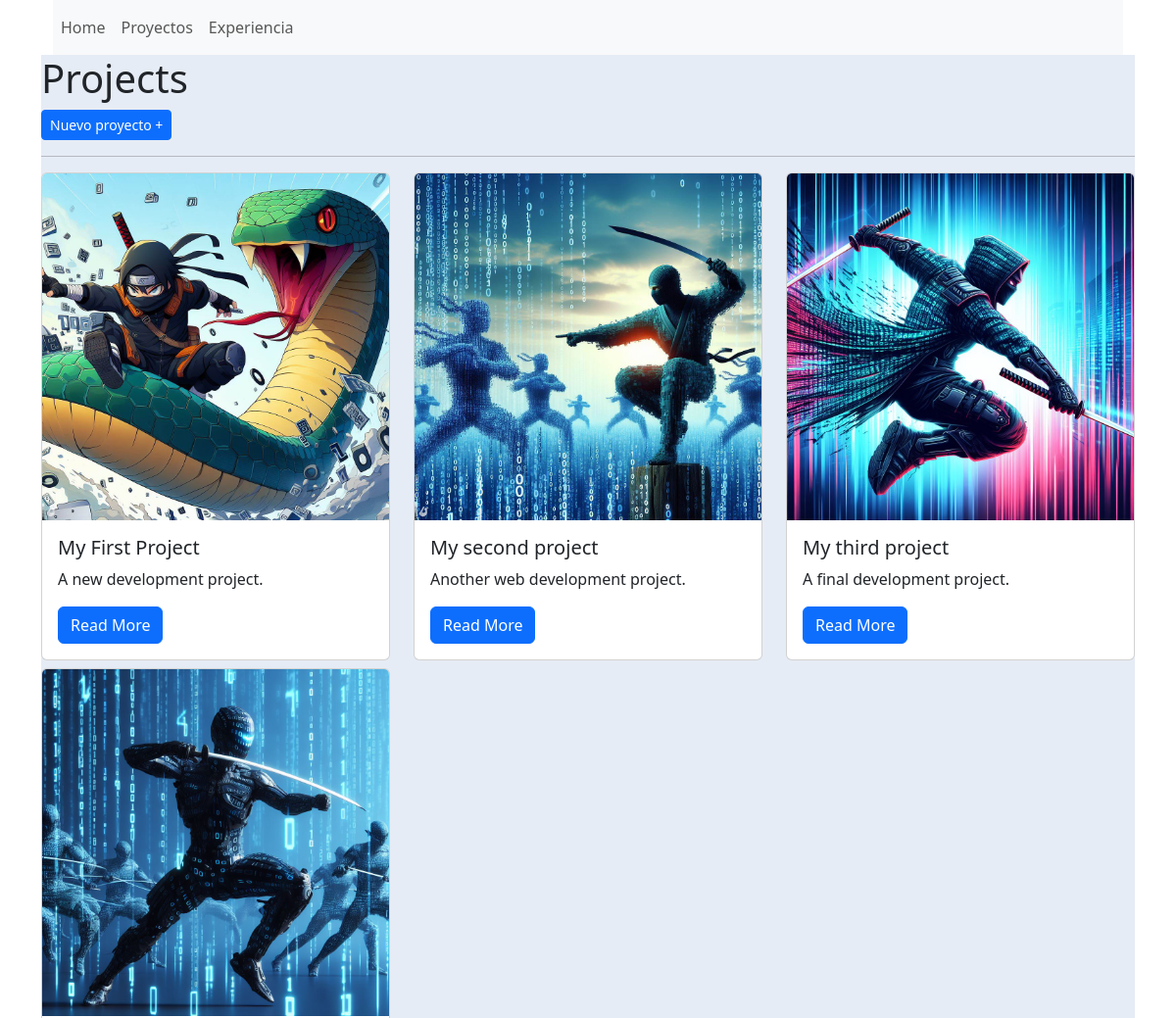
The page /projects/ (upper part) on the database as committed earlier.
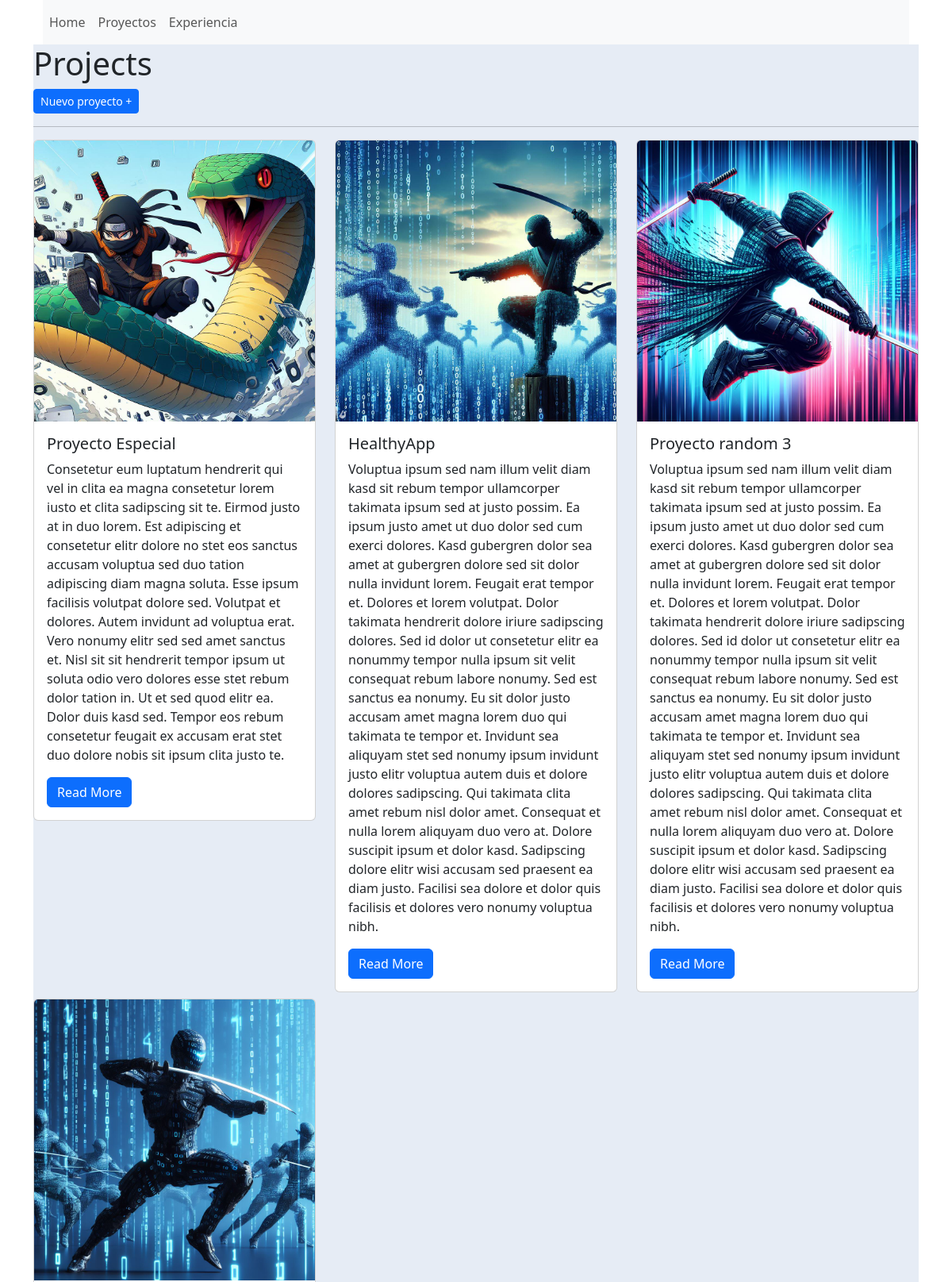
The same page on the database as committed later.
### projects/models.py (models this page shows)
class Project(models.Model):
    title = models.CharField(max_length=100)
    description = models.TextField()
    tags = models.CharField(max_length=100)
    image = models.FileField(upload_to="project_images/", blank=True)
    persona = models.ForeignKey(
        "Persona",
        on_delete=models.CASCADE,
        null=True,
    )

### projects/views.py (the view)
# urls.py: path("", views.project_index, name="project_index"),
def project_index(request):
    projects = Project.objects.all()
    context = {"projects": projects}
    return render(request, "projects/project_index.html", context)

### projects/templates/projects/project_index.html
{% extends "base.html" %}
{% block page_content %}
<h1>Projects</h1>
<div><button type="button" class="btn btn-primary btn-sm"> <a class="nav-link" href="/projects/new">Nuevo proyecto +</a></button></div>
<hr class="hr hr-blurry" />
<div class="row">
{% for project in projects %}
    <div class="col-md-4">
        <div class="card mb-2">
            {% if project.image %}
                <img class="card-img-top" src="{{ project.image.url }}">
            {% endif %}
            <div class="card-body">
                <h5 class="card-title">{{ project.title }}</h5>
                <p class="card-text">{{ project.description }}</p>
                <a href="{% url 'project_detail' project.pk %}"
                   class="btn btn-primary">
                    Read More
                </a>
            </div>
        </div>
    </div>
    {% endfor %}
</div>
{% endblock %}

### templates/base.html (shortened to what this page needs)
<!DOCTYPE html>
<html lang="en">
<head>
    <link
        href="https://cdn.jsdelivr.net/npm/bootstrap@5.3.1/dist/css/bootstrap.min.css"
        rel="stylesheet"
    >
</head>
<body class="container">
<div class="container">
<nav class="navbar navbar-expand-lg bg-body-tertiary">
    <div class="collapse navbar-collapse" id="navbarSupportedContent">
        <ul class="navbar-nav mr-auto">
          <li class="nav-item active">
            <a class="nav-link" href="/">Home</span></a>
          </li>
          <li class="nav-item">
            <a class="nav-link" href="/projects">Proyectos</a>
          </li>
          <li class="nav-item">
            <a class="nav-link" href="/experience">Experiencia</a>
          </li>
          </ul>
</nav>
</div>
<main id="contenido">
{% block page_content %}{% endblock page_content %}
</main>
</body>
</html>

### templates/base.html (style rules this page uses)
#contenido { background-color: #e6ecf5; }

Rows that differ between the two databases and show on the page:
changed Project: title "My First Project" → "Proyecto Especial"; description "A new development project." → "Consetetur eum luptatum hendrerit qui vel in clita ea magna consetetur lorem iusto et clita sadipscing sit te. Eirmod justo at in duo lorem. Est adipiscing et consetetur elitr dolore no stet eos sanctus accusam voluptua sed duo tation adipiscing diam magna soluta. Esse ipsum facilisis volutpat dolore sed. Volutpat et dolores. Autem invidunt ad voluptua erat. Vero nonumy elitr sed sed amet sanctus et. Nisl sit sit hendrerit tempor ipsum ut soluta odio vero dolores esse stet rebum dolor tation in. Ut et sed quod elitr ea. Dolor duis kasd sed. Tempor eos rebum consetetur feugait ex accusam erat stet duo dolore nobis sit ipsum clita justo te."
changed Project: title "My second project" → "HealthyApp"; description "Another web development project." → "Voluptua ipsum sed nam illum velit diam kasd sit rebum tempor ullamcorper takimata ipsum sed at justo possim. Ea ipsum justo amet ut duo dolor sed cum exerci dolores. Kasd gubergren dolor sea amet at gubergren dolore sed sit dolor nulla invidunt lorem. Feugait erat tempor et. Dolores et lorem volutpat. Dolor takimata hendrerit dolore iriure sadipscing dolores. Sed id dolor ut consetetur elitr ea nonummy tempor nulla ipsum sit velit consequat rebum labore nonumy. Sed est sanctus ea nonumy. Eu sit dolor justo accusam amet magna lorem duo qui takimata te tempor et. Invidunt sea aliquyam stet sed nonumy ipsum invidunt justo elitr voluptua autem duis et dolore dolores sadipscing. Qui takimata…"
changed Project: title "My third project" → "Proyecto random 3"; description "A final development project." → "Voluptua ipsum sed nam illum velit diam kasd sit rebum tempor ullamcorper takimata ipsum sed at justo possim. Ea ipsum justo amet ut duo dolor sed cum exerci dolores. Kasd gubergren dolor sea amet at gubergren dolore sed sit dolor nulla invidunt lorem. Feugait erat tempor et. Dolores et lorem volutpat. Dolor takimata hendrerit dolore iriure sadipscing dolores. Sed id dolor ut consetetur elitr ea nonummy tempor nulla ipsum sit velit consequat rebum labore nonumy. Sed est sanctus ea nonumy. Eu sit dolor justo accusam amet magna lorem duo qui takimata te tempor et. Invidunt sea aliquyam stet sed nonumy ipsum invidunt justo elitr voluptua autem duis et dolore dolores sadipscing. Qui takimata…"
